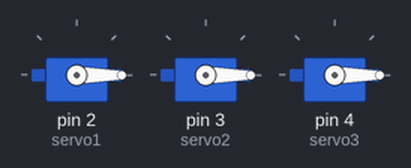
This sketch was run on a simulated Arduino Uno, built with avr-gcc and run on an emulated ATmega328P. On the bench: 3 × servo.

Above: at 0.05 s.
At 1.4 s:
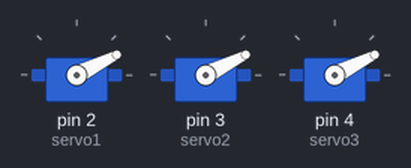
At 2.75 s:
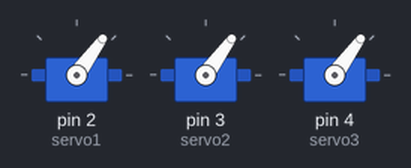
At 5.5 s:
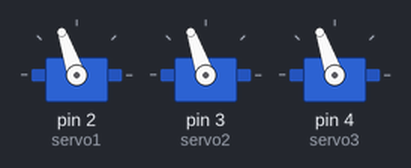
At 8.0 s:
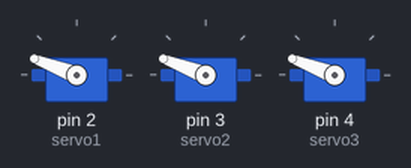
At 11.0 s:
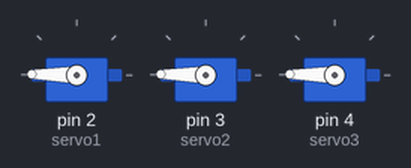
Timing chart, 0 to 14.3 s (numbered marks = the images above):
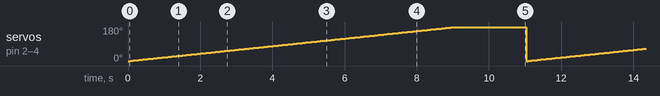

Measured:
- by itself, servo on pin 2 (servo1), servo on pin 3 (servo2), servo on pin 4 (servo3): ramps from 0° to 179° and jumps back, once every 11.0 s

The sketch:

Servo_sketch_by_bridge.ino
```cpp
#include <Servo.h>

// Define our servos
Servo servo1;
Servo servo2;
Servo servo3;

// Servo position in degrees

void setup() {
  // Define servo signal inputs(Digital) PWM 1,2,3
  Serial.begin(9600);

  servo1.attach(2);
  servo2.attach(3);
  servo3.attach(4);


}
void loop()
{
//  int sign1 = analogRead(A0);
//  int sign2 = analogRead(A1);
//  int sign3 = analogRead(A2);
//  //  Serial.print(sign);
//
//  int  angle1 = sign1 / 5.5;
//  servo1.write(angle1);
//  delay(100);
//
//  int  angle2 = sign2 / 5.5;
//  servo2.write(angle2);
//  delay(100);
//
//  int  angle3 = sign3 / 5.5;
//  servo3.write(angle3);
//  delay(100);
for(int angle =0;angle<180;angle++)
  {
    servo1.write(angle);
    servo2.write(angle);
    servo3.write(angle);
    delay(50);
  }
  delay(2000);
}
```
